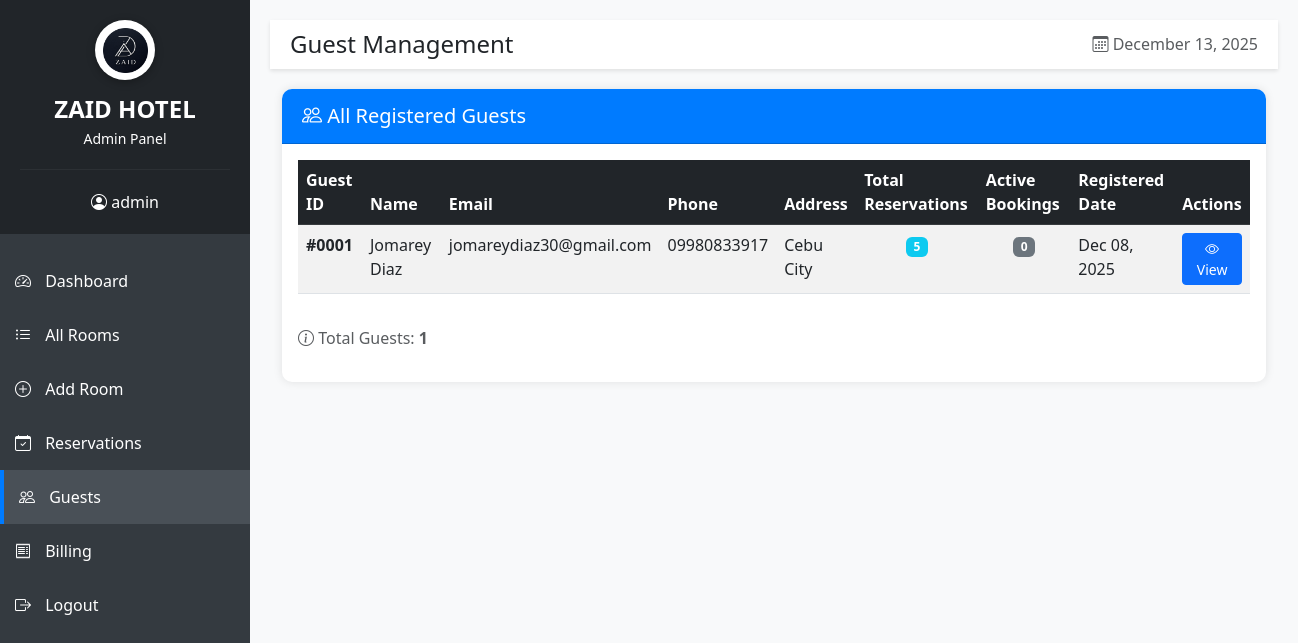
Page /admin/guests.php (signed in) on the earlier database version.
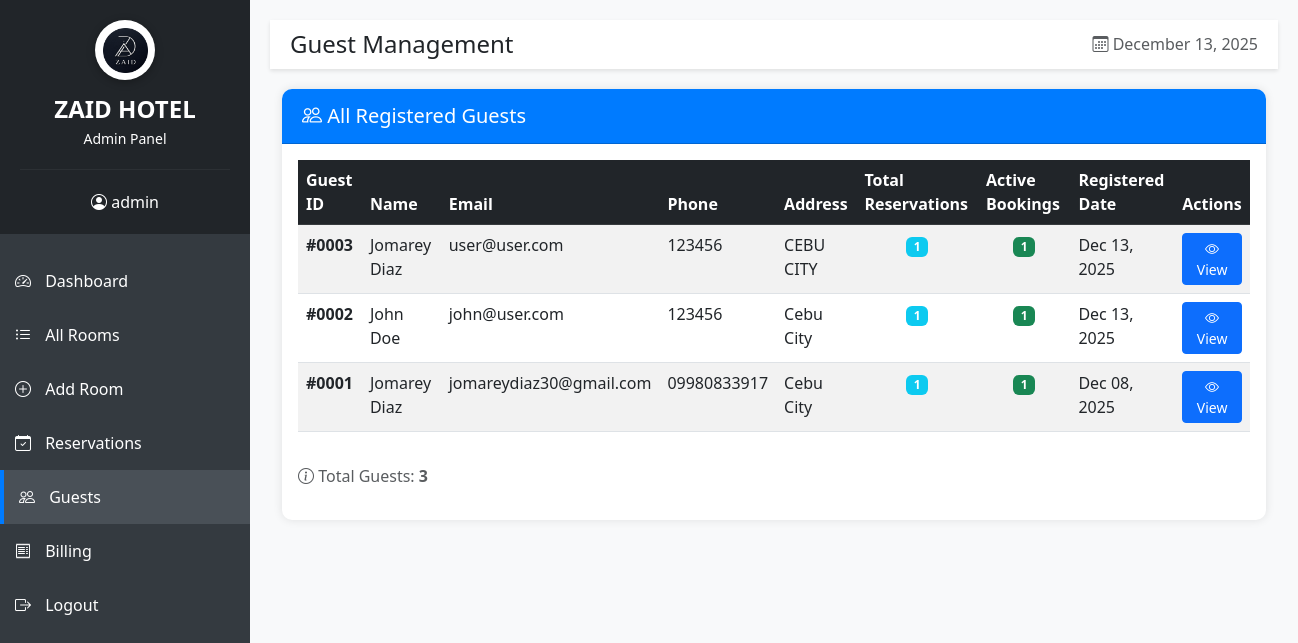
Same page on the later database version.
### tables this page shows
CREATE TABLE guest (
        guest_id INTEGER PRIMARY KEY AUTOINCREMENT,
        first_name TEXT NOT NULL,
        last_name TEXT NOT NULL,
        email TEXT NOT NULL UNIQUE,
        phone TEXT NOT NULL,
        address TEXT,
        password TEXT NOT NULL,
        created_date DATETIME DEFAULT CURRENT_TIMESTAMP
    );

### config/db.php (called while the page is built, shortened)
<?php
function db_fetch_all($result) {
    $rows = [];
    while ($row = $result->fetchArray(SQLITE3_ASSOC)) {
        $rows[] = $row;
    }
    return $rows;
}
?>

### admin/guests.php (the view, shortened to what this page needs)
<?php
require_once '../config/db.php';
$page_title = "Guest Management";
include 'includes/header.php';
include 'includes/sidebar.php';
$query = "SELECT g.*,
                 COUNT(r.reservation_id) as total_reservations,
                 SUM(CASE WHEN r.status = 'Confirmed' THEN 1 ELSE 0 END) as active_reservations
          FROM guest g
          LEFT JOIN reservation r ON g.guest_id = r.guest_id
          GROUP BY g.guest_id
          ORDER BY g.created_date DESC";
$result = $conn->query($query);
$guests = db_fetch_all($result);
?>
<div class="container-fluid">
    <div class="card">
        <div class="card-header">
            <h5 class="mb-0"><i class="bi bi-people"></i> All Registered Guests</h5>
        </div>
        <div class="card-body">
            <div class="table-responsive">
                <table class="table table-striped table-hover">
                    <thead class="table-dark">
                        <tr>
                            <th>Guest ID</th>
                            <th>Name</th>
                            <th>Email</th>
                            <th>Phone</th>
                            <th>Address</th>
                            <th>Total Reservations</th>
                            <th>Active Bookings</th>
                            <th>Registered Date</th>
                            <th>Actions</th>
                        </tr>
                    </thead>
                    <tbody>
                        <?php if (!empty($guests)): ?>
                            <?php foreach ($guests as $guest): ?>
                            <tr>
                                <td><strong>#<?php echo str_pad($guest['guest_id'], 4, '0', STR_PAD_LEFT); ?></strong></td>
                                <td><?php echo htmlspecialchars($guest['first_name'] . ' ' . $guest['last_name']); ?></td>
                                <td><?php echo htmlspecialchars($guest['email']); ?></td>
                                <td><?php echo htmlspecialchars($guest['phone']); ?></td>
                                <td><?php echo !empty($guest['address']) ? htmlspecialchars($guest['address']) : '<em class="text-muted">N/A</em>'; ?></td>
                                <td class="text-center">
                                    <span class="badge bg-info"><?php echo $guest['total_reservations']; ?></span>
                                </td>
                                <td class="text-center">
                                    <?php if ($guest['active_reservations'] > 0): ?>
                                        <span class="badge bg-success"><?php echo $guest['active_reservations']; ?></span>
                                    <?php else: ?>
                                        <span class="badge bg-secondary">0</span>
                                    <?php endif; ?>
                                </td>
                                <td><?php echo date('M d, Y', strtotime($guest['created_date'])); ?></td>
                                <td>
                                    <a href="guest-details.php?id=<?php echo $guest['guest_id']; ?>"
                                       class="btn btn-sm btn-primary">
                                        <i class="bi bi-eye"></i> View
                                    </a>
                                </td>
                            </tr>
                            <?php endforeach; ?>
                        <?php else: ?>
                            <tr>
                                <td colspan="9" class="text-center">No guests registered yet</td>
                            </tr>
                        <?php endif; ?>
                    </tbody>
                </table>
            </div>
            <?php if (!empty($guests)): ?>
            <div class="mt-3">
                <p class="text-muted">
                    <i class="bi bi-info-circle"></i>
                    Total Guests: <strong><?php echo count($guests); ?></strong>
                </p>
            </div>
            <?php endif; ?>
        </div>
    </div>
</div>
    </div>
</div>
</body>
</html>

### admin/includes/header.php (shortened to what this page needs)
<!DOCTYPE html>
<html lang="en">
<head>
    <link href="https://cdn.jsdelivr.net/npm/bootstrap@5.3.0/dist/css/bootstrap.min.css" rel="stylesheet">
    <link rel="stylesheet" href="https://cdn.jsdelivr.net/npm/bootstrap-icons@1.10.0/font/bootstrap-icons.css">
</head>
<body>

### admin/includes/sidebar.php
<?php
$current_page = basename($_SERVER['PHP_SELF']);
?>
<div class="wrapper">
    <nav id="sidebar">
        <div class="sidebar-header">
            <div class="text-center mb-3">
                <div style="width: 60px; height: 60px; background: white; border-radius: 50%; margin: 0 auto 15px; display: flex; align-items: center; justify-content: center; box-shadow: 0 2px 8px rgba(0,0,0,0.3);">
                    <img src="../uploads/room_images/zaid-logo.png"
                         alt="ZAID HOTEL"
                         style="width: 45px; height: 45px; object-fit: contain;">
                </div>
                <h4 class="mb-1" style="font-weight: 700;">ZAID HOTEL</h4>
                <p class="mb-0 small">Admin Panel</p>
            </div>
            <hr style="border-color: rgba(255,255,255,0.2); margin: 20px 0;">
            <p class="mb-0 text-center">
                <i class="bi bi-person-circle"></i>
                <?php echo htmlspecialchars($_SESSION['admin_username']); ?>
            </p>
        </div>
        <ul class="list-unstyled components" style="overflow-y: visible; max-height: none;">
            <li>
                <a href="dashboard.php" class="<?php echo $current_page == 'dashboard.php' ? 'active' : ''; ?>">
                    <i class="bi bi-speedometer2"></i> Dashboard
                </a>
            </li>
            <li>
                <a href="all-rooms.php" class="<?php echo $current_page == 'all-rooms.php' ? 'active' : ''; ?>">
                    <i class="bi bi-list-ul"></i> All Rooms
                </a>
            </li>
            <li>
                <a href="add-room.php" class="<?php echo $current_page == 'add-room.php' ? 'active' : ''; ?>">
                    <i class="bi bi-plus-circle"></i> Add Room
                </a>
            </li>
            <li>
                <a href="reservations.php" class="<?php echo $current_page == 'reservations.php' ? 'active' : ''; ?>">
                    <i class="bi bi-calendar-check"></i> Reservations
                </a>
            </li>
            <li>
                <a href="guests.php" class="<?php echo $current_page == 'guests.php' ? 'active' : ''; ?>">
                    <i class="bi bi-people"></i> Guests
                </a>
            </li>
            <li>
                <a href="billing.php" class="<?php echo $current_page == 'billing.php' ? 'active' : ''; ?>">
                    <i class="bi bi-receipt"></i> Billing
                </a>
            </li>
            <li>
                <a href="logout.php">
                    <i class="bi bi-box-arrow-right"></i> Logout
                </a>
            </li>
        </ul>
    </nav>
    <div id="content">
        <div class="navbar-top d-flex justify-content-between align-items-center">
            <h4 class="mb-0"><?php echo isset($page_title) ? $page_title : 'Admin Panel'; ?></h4>
            <div>
                <span class="text-muted"><i class="bi bi-calendar3"></i> <?php echo date('F d, Y'); ?></span>
            </div>
        </div>

### admin/includes/header.php (style rules this page uses)
body { font-family: 'Segoe UI', Tahoma, Geneva, Verdana, sans-serif; background-color: #f8f9fa; }
.wrapper { display: flex; width: 100%; align-items: stretch; }
#sidebar { min-width: 250px; max-width: 250px; background: #343a40; color: #fff; min-height: 100vh; transition: all 0.3s; }
#sidebar .sidebar-header { padding: 20px; background: #212529; }
#sidebar ul.components { padding: 20px 0; }
#sidebar ul li a { padding: 15px; font-size: 1rem; display: block; color: #fff; text-decoration: none; transition: all 0.3s; }
#sidebar ul li a:hover, #sidebar ul li a.active { background: #495057; border-left: 4px solid #007bff; }
#sidebar ul li a i { margin-right: 10px; }
#content { width: 100%; padding: 20px; min-height: 100vh; }
.card { border: none; border-radius: 10px; box-shadow: 0 0 10px rgba(0,0,0,0.1); margin-bottom: 20px; }
.card-header { background-color: #007bff; color: white; border-radius: 10px 10px 0 0 !important; padding: 15px 20px; }
.table-responsive { overflow-x: auto; }
.navbar-top { background: white; box-shadow: 0 2px 4px rgba(0,0,0,0.1); padding: 10px 20px; margin-bottom: 20px; }

Differences in the rows shown:
added guest: guest_id "0003", first_name+last_name "Jomarey Diaz", email "user@user.com", phone "123456", address "CEBU CITY", total_reservations "1", active_reservations "1", created_date "Dec 13, 2025"
added guest: guest_id "0002", first_name+last_name "John Doe", email "john@user.com", phone "123456", address "Cebu City", total_reservations "1", active_reservations "1", created_date "Dec 13, 2025"
changed guest "jomareydiaz30@gmail.com": total_reservations "5" → "1"; active_reservations (not shown) → "1"; no longer shows "0"
Other differences:
count($guests): "1" → "3"
